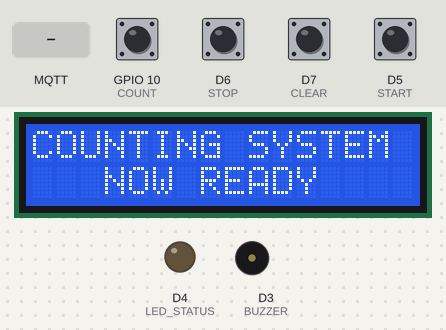
Bench run of a sketch on a simulated ESP8266 (NodeMCU). On the bench: 16×2 character LCD, output pins drawn as LEDs (lit = HIGH), buzzer (waves = sounding, pin HIGH). The inputs (shaded band) are chosen by the test bench; at power-on: D5 (START), D6 (STOP), D7 (CLEAR), GPIO 10 (COUNT) HIGH. WiFi joins after 1.5 s; servers stay silent unless stated; random numbers use the default seed unless the sketch sets one; no MQTT or app messages arrive unless stated; what the sketch prints to the serial monitor is not drawn.

Above: at 2.8 s.
2.9 s: D5 (START) pulled LOW for 0.15 s
At 4.1 s:
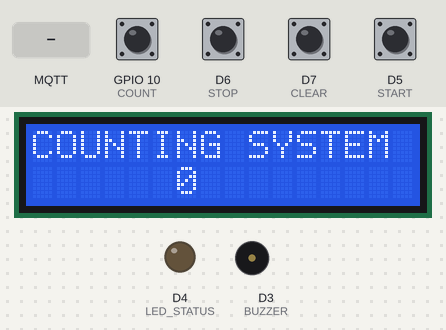
4.5 s: D6 (STOP) pulled LOW for 0.15 s
At 5.6 s:
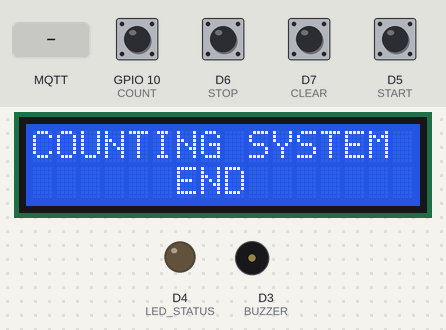
6.1 s: MQTT message "0" arrives on the first subscribed topic
At 7.1 s:
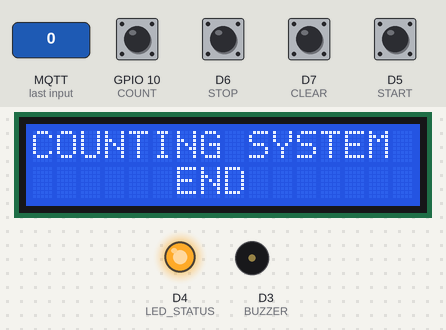
7.6 s: D5 (START) pulled LOW for 1 s
At 9.0 s:
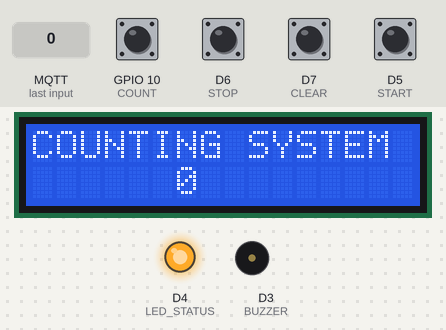
11.6 s: MQTT message "1" arrives on the first subscribed topic
At 12.5 s:
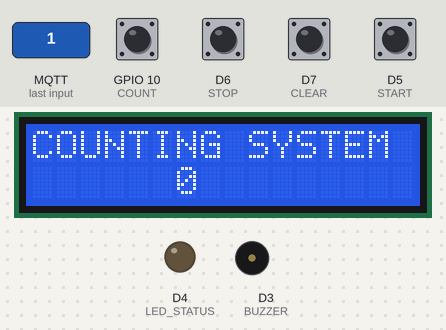
Timing chart, 0 to 14.1 s (numbered marks = the images above; inputs shaded):
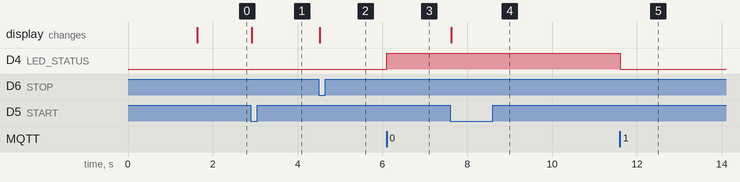

The sketch:

my8266_mqtt_connect_switch_from_teacher.ino
```cpp
/*
 Basic ESP8266 MQTT example
 This sketch demonstrates the capabilities of the pubsub library in combination
 with the ESP8266 board/library.
 It connects to an MQTT server then:
  - publishes "hello world" to the topic "outTopic" every two seconds
  - subscribes to the topic "inTopic", printing out any messages
    it receives. NB - it assumes the received payloads are strings not binary
  - If the first character of the topic "inTopic" is an 1, switch ON the ESP Led,
    else switch it off
 It will reconnect to the server if the connection is lost using a blocking
 reconnect function. See the 'mqtt_reconnect_nonblocking' example for how to
 achieve the same result without blocking the main loop.
 To install the ESP8266 board, (using Arduino 1.6.4+):
  - Add the following 3rd party board manager under "File -> Preferences -> Additional Boards Manager URLs":
       http://arduino.esp8266.com/stable/package_esp8266com_index.json
  - Open the "Tools -> Board -> Board Manager" and click install for the ESP8266"
  - Select your ESP8266 in "Tools -> Board"
*/

#include <ESP8266WiFi.h>
#include <PubSubClient.h>
#include <string>
#include <LiquidCrystal_I2C.h>
#include <Wire.h>

LiquidCrystal_I2C lcd(0x27, 16, 2);

#define COUNT 10 // SD3 use for temporary during no input sensor.
#define LED_STATUS 2    // D4
#define CLEAR 13 // D7
#define START 14 // D5
#define STOP 12  // D6
#define BUZZER 0  // D3

// Update these with values suitable for your network.

const char *ssid = "Pawan";
const char *password = "a12345678";
const char *mqtt_server = "35.197.147.237";

WiFiClient espClient;
PubSubClient client(espClient);
unsigned long lastMsg = 0;
#define MSG_BUFFER_SIZE (50)
char msg[MSG_BUFFER_SIZE];
int countValue = 0;
char sCountValue[5];
bool isStart = false;
bool isStop = true;

void setup_wifi()
{

  delay(10);
  // We start by connecting to a WiFi network
  Serial.println();
  Serial.print("Connecting to ");
  Serial.println(ssid);

  WiFi.mode(WIFI_STA);
  WiFi.begin(ssid, password);

  while (WiFi.status() != WL_CONNECTED)
  {
    delay(500);
    Serial.print(".");
  }

  randomSeed(micros());

  Serial.println("");
  Serial.println("WiFi connected");
  Serial.println("IP address: ");
  Serial.println(WiFi.localIP());
  clearLCD(3, "NOW READY");
}

void callback(char *topic, byte *payload, unsigned int length)
{
  Serial.print("Message arrived [");
  Serial.print(topic);
  Serial.print("] ");
  for (int i = 0; i < length; i++)
  {
    Serial.print((char)payload[i]);
  }
  Serial.println();

  // Switch on the LED if an 1 was received as first character
  if ((char)payload[0] == '1')
  {
    digitalWrite(BUILTIN_LED, LOW); // Turn the LED on
  }
  else
  {
    digitalWrite(BUILTIN_LED, HIGH); // Turn the LED off
  }
}

void reconnect()
{
  // Loop until we're reconnected
  while (!client.connected())
  {
    Serial.print("Attempting MQTT connection...");
    // Create a random client ID
    String clientId = "ESP8266Client-";
    clientId += String(random(0xffff), HEX);
    // Attempt to connect
    if (client.connect(clientId.c_str()))
    {
      Serial.println("connected");
      // Once connected, publish an announcement...
      client.publish("atthana/test", "hello from GCP of Q");
      // ... and resubscribe
      client.subscribe("atthana/test");
    }
    else
    {
      Serial.print("failed, rc=");
      Serial.print(client.state());
      Serial.println(" try again in 5 seconds");
      // Wait 5 seconds before retrying
      delay(5000);
    }
  }
}

void setup()
{
  pinMode(START, INPUT);
  pinMode(STOP, INPUT);
  pinMode(COUNT, INPUT);
  pinMode(CLEAR, INPUT);
  pinMode(LED_STATUS, OUTPUT);
  pinMode(BUILTIN_LED, OUTPUT);
  pinMode(BUZZER, OUTPUT);
  Serial.begin(115200);
  Wire.begin(D2, D1); //Use predefined PINS consts
  lcd.begin(16, 2);   // The begin call takes the width and height. This
                      // Should match the number provided to the constructor.
  lcd.backlight();    // Turn on the backlight.

  // lcd.home();
  // lcd.setCursor(0, 0); // Move the cursor at origin
  // lcd.print("COUNTING SYSTEM");
  // lcd.setCursor(6, 1);
  // lcd.print("0");
  lcd.home();
  lcd.setCursor(0, 0); // Move the cursor at origin
  lcd.print("COUNTING SYSTEM");
  lcd.setCursor(1, 1);
  lcd.print("CONNECTING...");

  // Serial.begin(19200);
  setup_wifi();
  client.setServer(mqtt_server, 1883);
  client.setCallback(callback);
}

void loop()
{

  if (!client.connected())
  {
    reconnect();
  }
  client.loop();

  //  unsigned long now = millis();
  //  if (now - lastMsg > 2000) {
  //    lastMsg = now;
  //    ++value;
  //    snprintf (msg, MSG_BUFFER_SIZE, "hello world #%ld", value);
  //    Serial.print("Publish message: ");
  //    Serial.println(msg);
  //    client.publish("outTopic", msg);
  //
  //  }

  //====== Check START button =====
  if (digitalRead(START) == LOW && isStop == true)
  {
    snprintf(msg, MSG_BUFFER_SIZE, "START");
    client.publish("atthana/shout", msg); // Message to MQTT server.
    Serial.println("START");
    clearLCD(6, "0");
    isStart = true;
    isStop = false;
  }

  //====== Check STOP button =====
  if (digitalRead(STOP) == LOW && isStart == true)
  {
    itoa(countValue, sCountValue, 10);

    // Send "STOP"
    snprintf(msg, MSG_BUFFER_SIZE, "STOP");
    client.publish("atthana/shout", msg); // Message to MQTT server.

    // Send last amount.
    snprintf(msg, MSG_BUFFER_SIZE, sCountValue);
    client.publish("atthana/shout", msg); // Message to MQTT server.

    Serial.println("END");
    Serial.print("Total = ");
    Serial.println(countValue);
    snprintf(msg, MSG_BUFFER_SIZE, sCountValue);
    clearValue();
    isStop = true;
    isStart = false;
    clearLCD(6, "END");
  }

  //=========== Count up ===========
  if (digitalRead(COUNT) == LOW && isStart == true)
  {
    while (digitalRead(COUNT) == LOW)
    {
    }
    countValue = countValue + 1;
    itoa(countValue, sCountValue, 10);
    Serial.println(countValue);
    lcd.setCursor(6, 1);
    lcd.print(sCountValue);
    snprintf(msg, MSG_BUFFER_SIZE, sCountValue);
    client.publish("atthana/shout", msg); // Message to MQTT server.
    client.publish("atthana/shout", "START1"); // Message to MQTT server.
    ledStatusAndBeeper();
  }


  //====== Clear count value =====
  if (digitalRead(CLEAR) == LOW && isStart == true && countValue != 0)
  {
    while (digitalRead(CLEAR) == LOW)
    {
    }
    clearValue();
    Serial.println(countValue);
    clearLCD(6, sCountValue);
  }


}

void clearLCD(int firstPosition, String sCountValue)
{
  lcd.clear();
  lcd.home();
  lcd.setCursor(0, 0); // Move the cursor to origin
  lcd.print("COUNTING SYSTEM");
  lcd.setCursor(firstPosition, 1);
  lcd.print(sCountValue);
}
void clearValue()
{
  countValue = 0;
  itoa(countValue, sCountValue, 10);
  // Serial.println(countValue);
}

void ledStatusAndBeeper(){
  digitalWrite(LED_STATUS, HIGH);
  digitalWrite(BUZZER, HIGH);
  delay(100);
  digitalWrite(LED_STATUS, LOW);
  digitalWrite(BUZZER, LOW);
}
```

Measured:
- after the input at 2.9 s, the display: changes at once (image 1)
- after the input at 4.5 s, the display: changes at once (image 2)
- after the input at 6.1 s, D4 (LED_STATUS): LOW → HIGH at once
- after the input at 7.6 s, the display: changes at once (image 4)
- after the input at 11.6 s, D4 (LED_STATUS): HIGH → LOW at once
